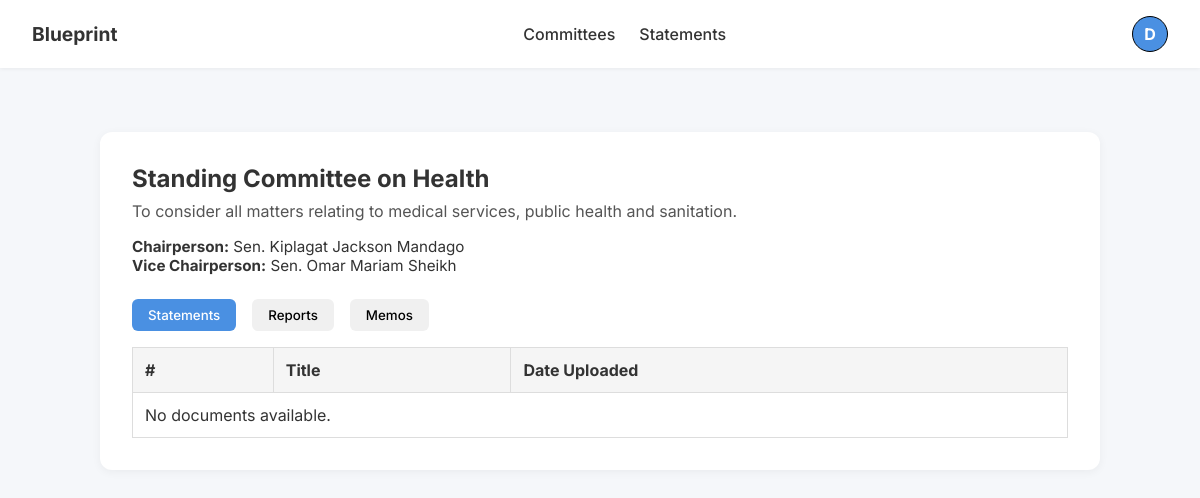
/committees/7/ (signed in), run on an earlier commit of the app's database.
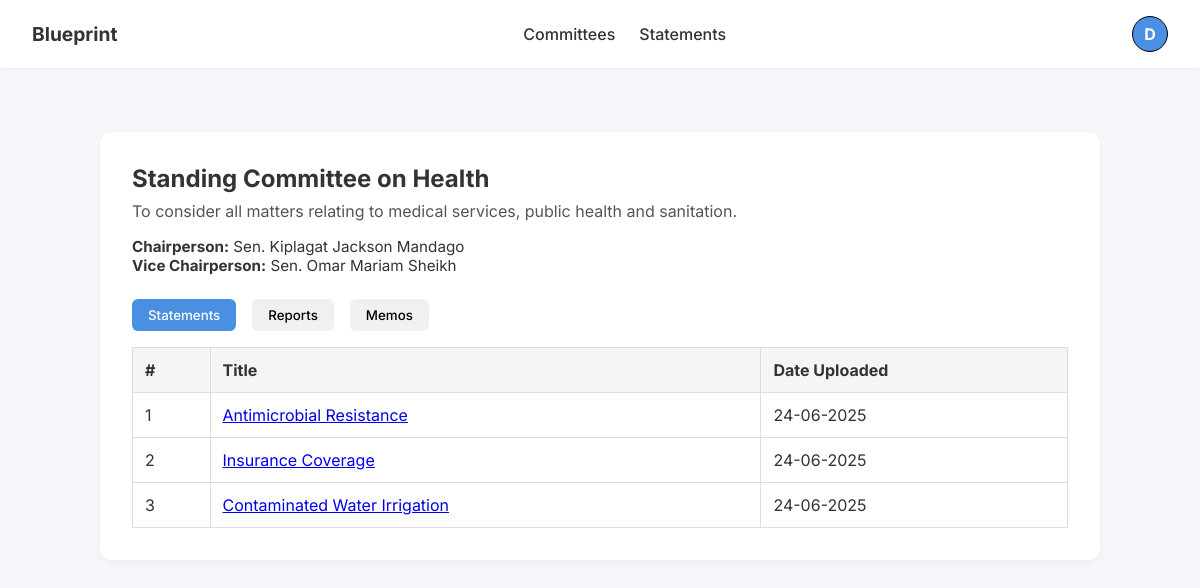
And on a later commit of the database.
### base/models.py (models this page shows, shortened)
class Statement(models.Model):
    name = models.CharField(max_length=200, blank=True)
    file = models.FileField(upload_to='statements/')
    committee = models.ForeignKey(Committee, on_delete=models.CASCADE, related_name='statements')
    uploaded_at = models.DateTimeField(auto_now=True)

### base/views.py (the view)
# urls.py: path('committees/<int:id>/', views.committee_detail, name="committee_detail")
@login_required
def committee_detail(request, id):
    committee = get_object_or_404(Committee, id=id)
    statements = committee.statements.all()
    reports = committee.reports.all()
    context = {
        'committee': committee,
        'statements': statements,
        'reports': reports,
    }
    return render(request, 'base/committee_detail.html', context)

### accounts/context_processors.py (called while the page is built)
def profile_status(request):
    if request.user.is_authenticated:
        try:
            profile = request.user.memberprofile
            incomplete = not (profile.phone_number and profile.directorate)
            return {'incomplete_profile': incomplete}
        except MemberProfile.DoesNotExist:
            return {'incomplete_profile': True}
    return {}

### base/templates/base/committee_detail.html (shortened to what this page needs)
{% extends 'main.html' %} <br />
{% load static %} <br />
{% block head %}
<link rel="stylesheet" href="{% static 'styles/committee_detail.css' %}" />
{% endblock %} <br />
{% block content %}
<div class="content-container">
  <div class="committee-header">
    <h2>{{ committee.name }}</h2>
    <p class="mandate">{{ committee.mandate }}</p>
    <div class="leaders">
      <p><strong>Chairperson:</strong> {{ committee.chair }}</p>
      <p><strong>Vice Chairperson:</strong> {{ committee.vice }}</p>
    </div>
  </div>
  <div class="tabs">
    <button class="tab-link active" data-tab="statements">Statements</button>
    <button class="tab-link" data-tab="reports">Reports</button>
    <button class="tab-link" data-tab="memos">Memos</button>
  </div>
  <div id="statements" class="tab-content active">
    {% include "includes/document_table.html" with documents=statements %}
  </div>
</div>
{% endblock %}

### templates/includes/document_table.html (shortened to what this page needs)
<table class="document-table display" id="statements-table">
  <thead>
    <tr>
      <th>#</th>
      <th>Title</th>
      <th>Date Uploaded</th>
    </tr>
  </thead>
  <tbody>
    {% for doc in documents %}
    <tr>
      <td>{{ forloop.counter }}</td>
      <td><a href="{{ doc.file.url }}">{{ doc.name }}</a></td>
      <td>{{ doc.uploaded_at|date:"d-m-Y" }}</td>
    </tr>
    {% empty %}
    <tr>
      <td colspan="3">No documents available.</td>
    </tr>
    {% endfor %}
  </tbody>
</table>

What changed in the data, as far as the page shows it:
added Statement: name "Antimicrobial Resistance", uploaded_at "24-06-2025"
added Statement: name "Insurance Coverage", uploaded_at "24-06-2025"
added Statement: name "Contaminated Water Irrigation", uploaded_at "24-06-2025"
Also different on the page:
text no longer shown: "No documents available."
